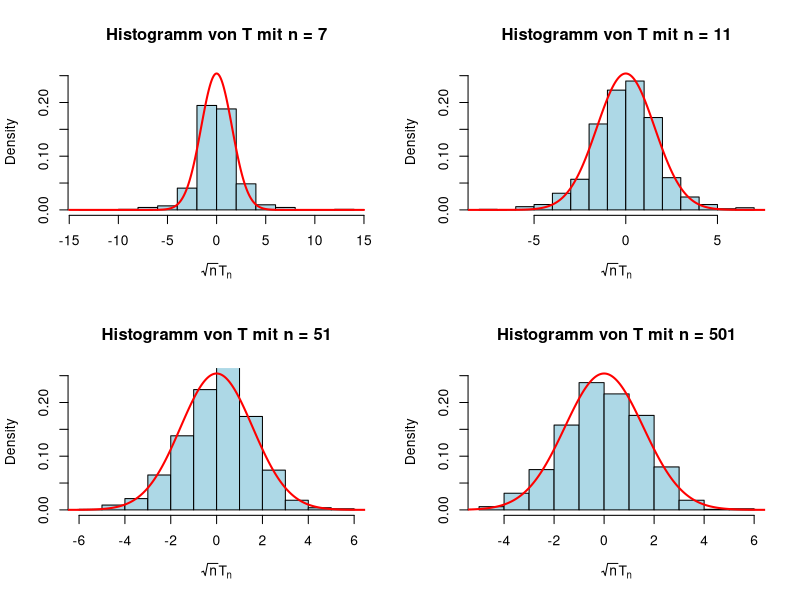

Generate this figure with R:


## Statistik Serie 6

# Raphael Keller
# 23-128-721

set.seed(123)

par(mfrow = c(2, 2))

# generates X_1, ..., X_n ramdom avariables (standard cauchy)
# calculates T_n by finding the X_(m) the m-th greatest random variable
empirical_median_from_cauchy <- function(n) {
  cauchy_variables <- rcauchy(n = n)
  m <- (n + 1) / 2
  sort(cauchy_variables, decreasing=TRUE)[m]
}

n <- c(7, 11, 51, 501)

x <- seq(-15, 15, 0.01)
# using the berry essen hint we find that the asymptotic density of sqrt(n)T_n
#    is normally distributed with mean 0 and sd = pi / 2
asymptotic_density <- dnorm(x, sd = pi / 2) 

for (i in n) {
  T <- sqrt(i) * replicate(1000, empirical_median_from_cauchy(i))
  hist(T,
       main = paste("Histogramm von T mit n =", i),
       xlab = expression(sqrt(n) * T[n]),
       probability = TRUE,
       col = "lightblue",
       ylim = c(0, max(asymptotic_density)))
  lines(x, asymptotic_density,
        col = "red",
        lwd = 2)
  
}


par(mfrow = c(1, 1))